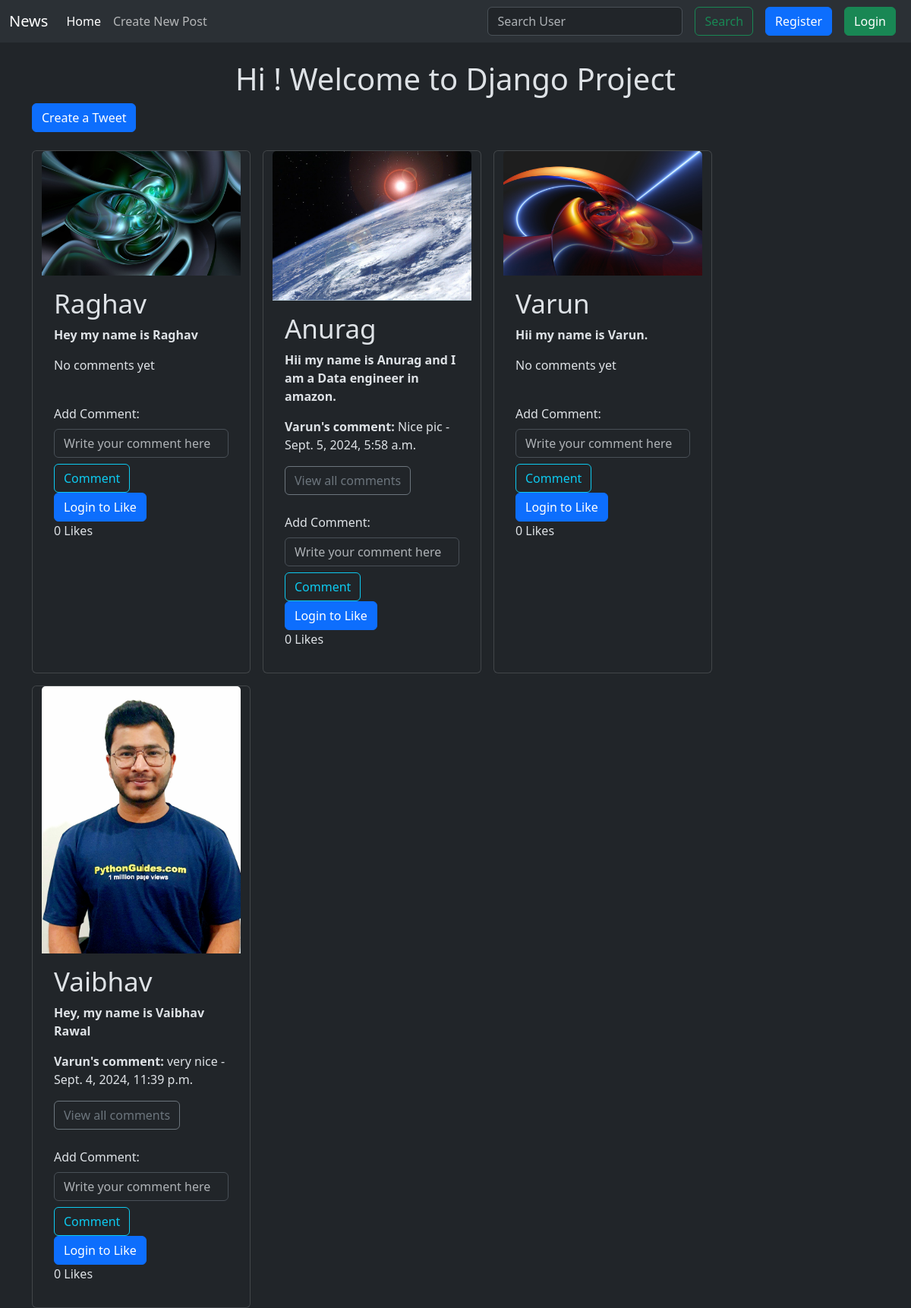
Screenshot of /tweet/ with the database file from the repository.
### tweet/models.py (models this page shows, shortened)
class Tweet(models.Model):
    user = models.ForeignKey(User, on_delete=models.CASCADE)
    text = models.TextField(max_length="500")
    photo = models.ImageField(upload_to="photos/", blank = True, null = True)
    created_at = models.DateTimeField(auto_now_add = True)
    updated_at = models.DateTimeField(auto_now_add = True)

class Comment(models.Model):
    user = models.ForeignKey(User, on_delete=models.CASCADE)
    tweet = models.ForeignKey(Tweet, related_name="comments" ,on_delete=models.CASCADE)
    comment_text = models.TextField()
    created_at = models.DateTimeField(auto_now_add=True)

### tweet/views.py (the view)
# urls.py: path("",lambda request: redirect("tweet_list")),
def tweet_list(request):
    tweets = Tweet.objects.all().order_by('-created_at')
    for tweet in tweets:
        tweet.user_liked = tweet.likes.filter(user=request.user).exists() if request.user.is_authenticated else False
    return render(request, 'tweet_list.html', {'tweets' : tweets})

### tweet/templates/tweet_list.html (shortened to what this page needs)
{% extends "layout.html" %}
{% block content %}
<h1 class="text-center mt-4">Hi {{ user.username|title }}! Welcome to Django Project</h1>
<a class="btn btn-primary mb-4" href="{% url 'tweet_create' %}">Create a Tweet</a>
<div class="container row gap-3">
    {% for tweet in tweets %}
    <div class="card" style="width: 18rem;">
        <img src="{{ tweet.photo.url }}" class="card-img-top" alt="...">
        <div class="card-body">
            <h5 class="card-title" style="font-size: 35px">{{ tweet.user.username|title }}</h5>
            <p class="card-text"><b>{{ tweet.text|capfirst }}</b></p>
            {% if tweet.comments.count > 0 %}
                <p><b>{{ tweet.comments.first.user.username|title }}'s comment:</b> {{ tweet.comments.first.comment_text }} - {{ tweet.comments.first.created_at }}</p>
                <a href="{% url 'tweet_detail' tweet.id %}" class="btn btn-outline-secondary">View all comments</a>
            {% else %}
                <p>No comments yet</p>
            {% endif %}
            <form method="POST" action="{% url 'add_comment' tweet.id %}">
                <label for="comments" class="mt-4">Add Comment:</label>
                <input type="text" name="comment_text" class="form-control mt-2" placeholder="Write your comment here" required>
                <button class="btn btn-outline-info mt-2" type="submit">Comment</button>
            </form>
            <div>
                {% if request.user.is_authenticated %}
                    {% if tweet.user_liked %}
                        <a href="{% url 'like_tweet' tweet.id %}" class="btn btn-danger mt-4">Unlike</a>
                    {% else %}
                        <a href="{% url 'like_tweet' tweet.id %}" class="btn btn-primary mt-4">Like</a>
                    {% endif %}
                {% else %}
                    <a href="{% url 'login' %}" class="btn btn-primary">Login to Like</a>
                {% endif %}
                <p>{{ tweet.likes.count }} Likes</p>
            </div>
        </div>
    </div>
    {% endfor %}
</div>
{% endblock content %}

### templates/layout.html (shortened to what this page needs)
{% load static %}
<!DOCTYPE html>
<html lang="en" data-bs-theme = "dark">
<head>
    <link href="https://cdn.jsdelivr.net/npm/bootstrap@5.3.3/dist/css/bootstrap.min.css" rel="stylesheet">
</head>
<body>
    <nav class="navbar navbar-expand-lg bg-body-tertiary">
        <div class="container-fluid">
          <a class="navbar-brand" href="#">News</a>
          <div class="collapse navbar-collapse" id="navbarSupportedContent">
            <ul class="navbar-nav me-auto mb-2 mb-lg-0">
              <li class="nav-item">
                <a class="nav-link active" aria-current="page" href = "{% url "tweet_list" %}">Home</a>
              </li>
              <li class="nav-item">
                <a class="nav-link" href = "{% url "tweet_create" %}">Create New Post</a>
              </li>
            </ul>
            <form class="d-flex" role="search">
              <input class="form-control me-2" type="search" placeholder="Search User" aria-label="Search">
              <button class="btn btn-outline-success mx-2" type="submit">Search</button>
            </form>
            {% if user.is_authenticated %}
            <form method = 'post' action = "{% url 'logout' %}">
              {% csrf_token %}
              <button class = "btn btn-danger mx-2" type = "submit" >Logout</button>
            </form>
            {% else %}
            <a class="btn btn-primary mx-2" href = "{% url "register" %}">Register</a>
            <a class="btn btn-success mx-2" href = "{% url "login" %}">Login</a>
            {% endif %}
          </div>
        </div>
      </nav>
    <div class = "container">
        {% block content %}
        {% endblock content %}
    </div>
</body>
</html>

### rows the page displays
Tweet: photo (picture), user.username "Raghav", text "Hey my name is Raghav", shows "No comments yet", likes.count "0"
Tweet: photo (picture), user.username "Anurag", text "Hii my name is Anurag and I am a Data engineer in amazon.", comments.first.user.username "Varun", comments.first.comment_text "Nice pic", comments.first.created_at "Sept. 5, 2024, 5:58 a.m.", likes.count "0"
Tweet: photo (picture), user.username "Varun", text "Hii my name is Varun.", shows "No comments yet", likes.count "0"
Tweet: photo (picture), user.username "Vaibhav", text "Hey, my name is Vaibhav Rawal", comments.first.user.username "Varun", comments.first.comment_text "very nice", comments.first.created_at "Sept. 4, 2024, 11:39 p.m.", likes.count "0"
